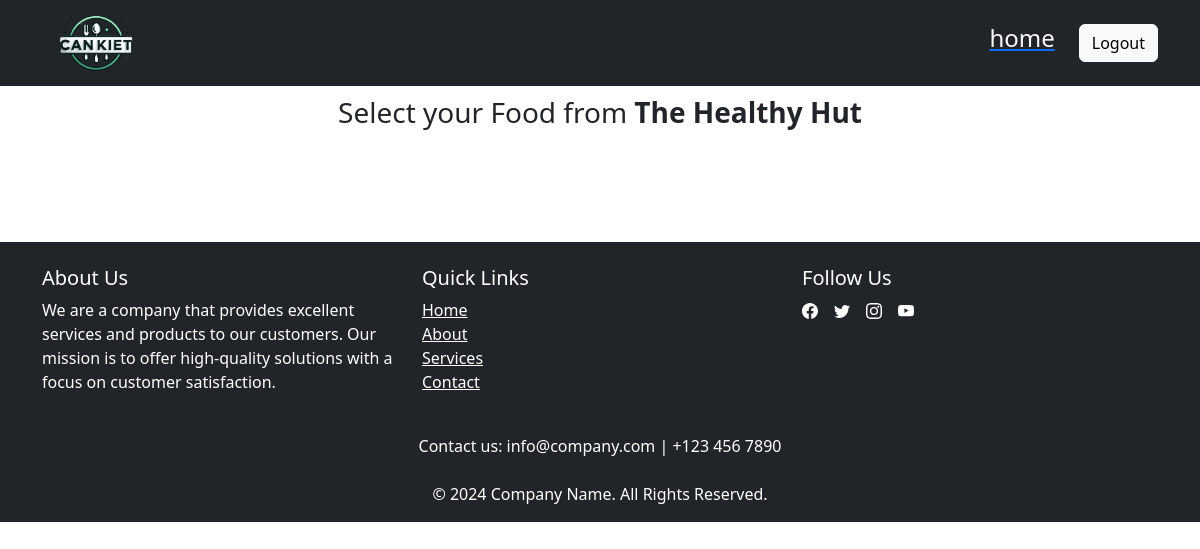
/cankiet/c2/food/, run on an earlier commit of the app's database.
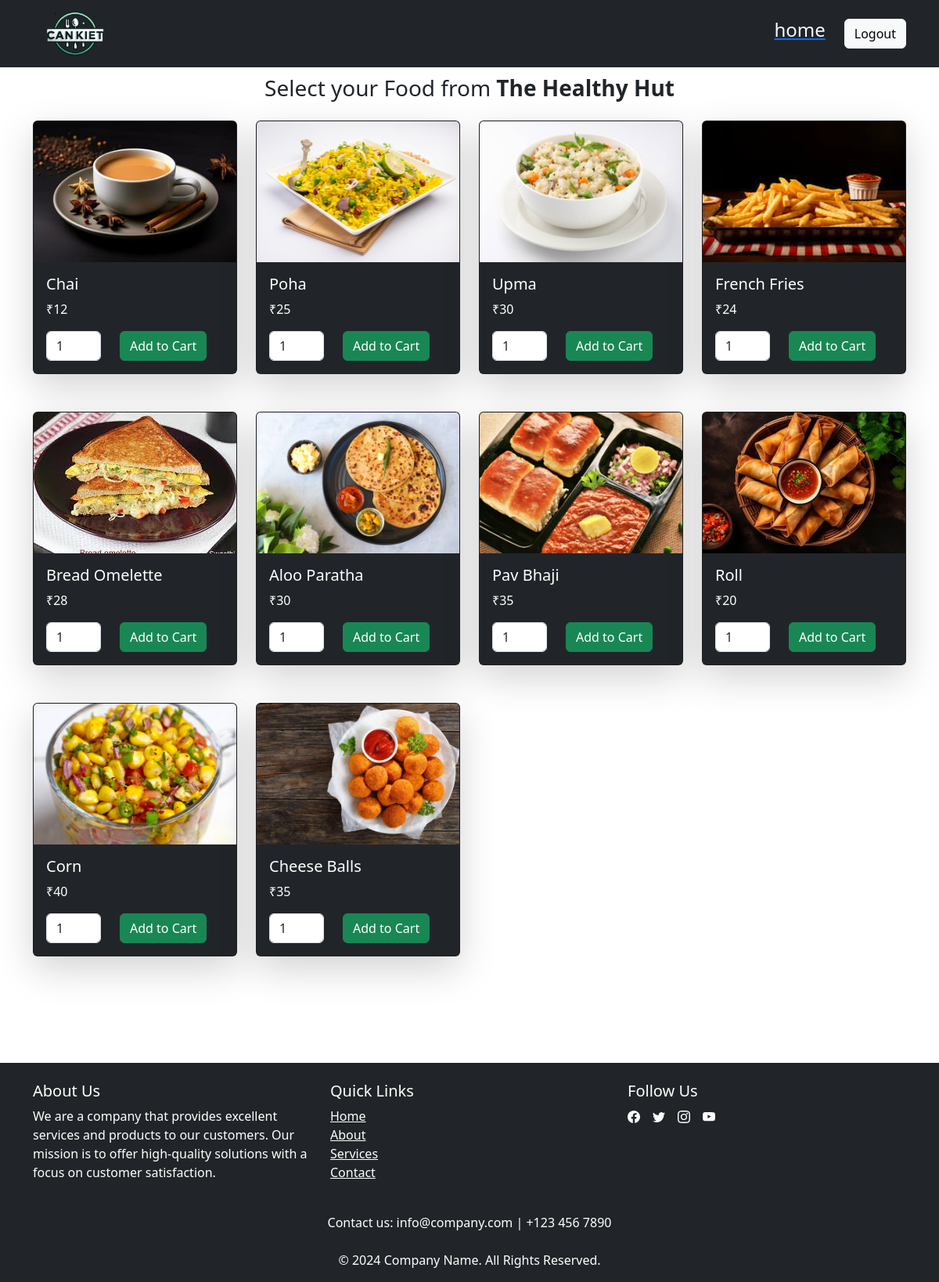
And on a later commit of the database.
### cankiet/models.py (models this page shows, shortened)
class Items(models.Model):
    i_no=models.CharField(max_length=12,primary_key=True)
    item=models.CharField(max_length=20)
    i_image=models.ImageField(upload_to='images/',blank=True)
    price=models.IntegerField()
    c_no=models.CharField(max_length=12)
    availability=models.CharField(max_length=1)

### cankiet/views.py (the view)
# urls.py: path('<str:c_no>/food/', views.food, name='food'),
def food(request,c_no):
    canteen = get_object_or_404(Canteen, c_no=c_no)
    items = Items.objects.filter(c_no=canteen.c_no)
    return render(request, 'cankiet/orderfoodpage.html', {'canteen': canteen, 'items': items})

### cankiet/templates/cankiet/orderfoodpage.html (shortened to what the changed rows need)
{% load static %}
<!DOCTYPE html>
<html lang="en">
<head>
    <link href="https://cdn.jsdelivr.net/npm/bootstrap@5.3.0/dist/css/bootstrap.min.css" rel="stylesheet">
</head>
<body>
    <section class="order-food-section py-5 mt-4">
        <div class="container">
            <div class="row row-cols-2 row-cols-md-4 row-cols-lg-4 g-4 mb-3" id="breakfast-cards">
                {% for item in items %}
                <div class="col mb-4 col-lg-3">
                    <div class="card  bg-dark text-white shadow-lg ">
                        <img src="{{item.i_image.url}}" class="card-img-top" style="height: 180px; object-fit: cover;" alt="Pancakes">
                        <div class="card-body">
                            <h5 class="card-title">{{ item.item }}</h5>
                            <p class="card-text">₹{{ item.price }}</p>
                            <form method="post" action="{% url 'cart' canteen.c_no %}">
                                <div class="d-flex align-items-center">
                                <input type="number" class="form-control " id="quantity_{{ item.i_no }}" name="quantity" style="width:70px" min="1" value="1" required>
                                <button type="submit" class="btn btn-success ms-4">Add to Cart</button>
                                </div>
                            </form>
                        </div>
                    </div>
                </div>
                {% endfor %}
            </div>
        </div>
    </section>
</body>
</html>

What changed in the data, as far as the page shows it:
added Items: i_image (picture), item "Chai", price "12"
added Items: i_image (picture), item "Poha", price "25"
added Items: i_image (picture), item "Upma", price "30"
added Items: i_image (picture), item "French Fries", price "24"
added Items: i_image (picture), item "Bread Omelette", price "28"
added Items: i_image (picture), item "Aloo Paratha", price "30"
added Items: i_image (picture), item "Pav Bhaji", price "35"
added Items: i_image (picture), item "Roll", price "20"
added Items: i_image (picture), item "Corn", price "40"
added Items: i_image (picture), item "Cheese Balls", price "35"
